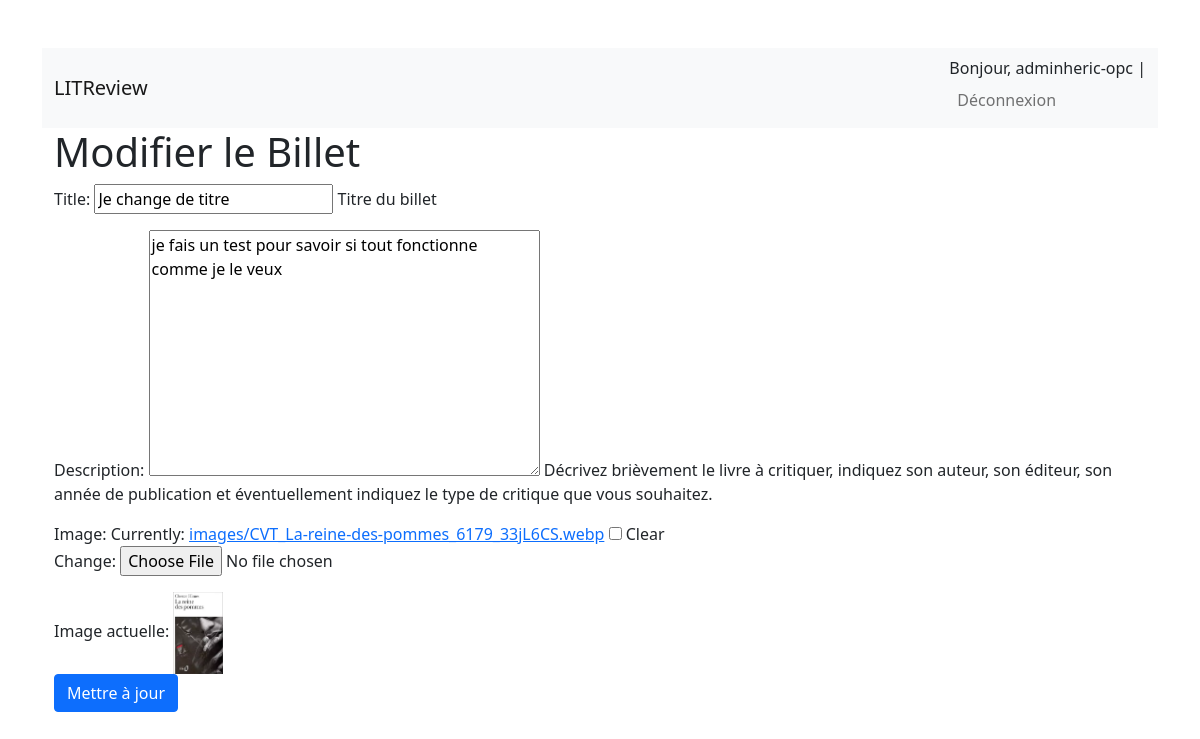
The app's page /feed/edit_ticket/6/ (signed in), older data.
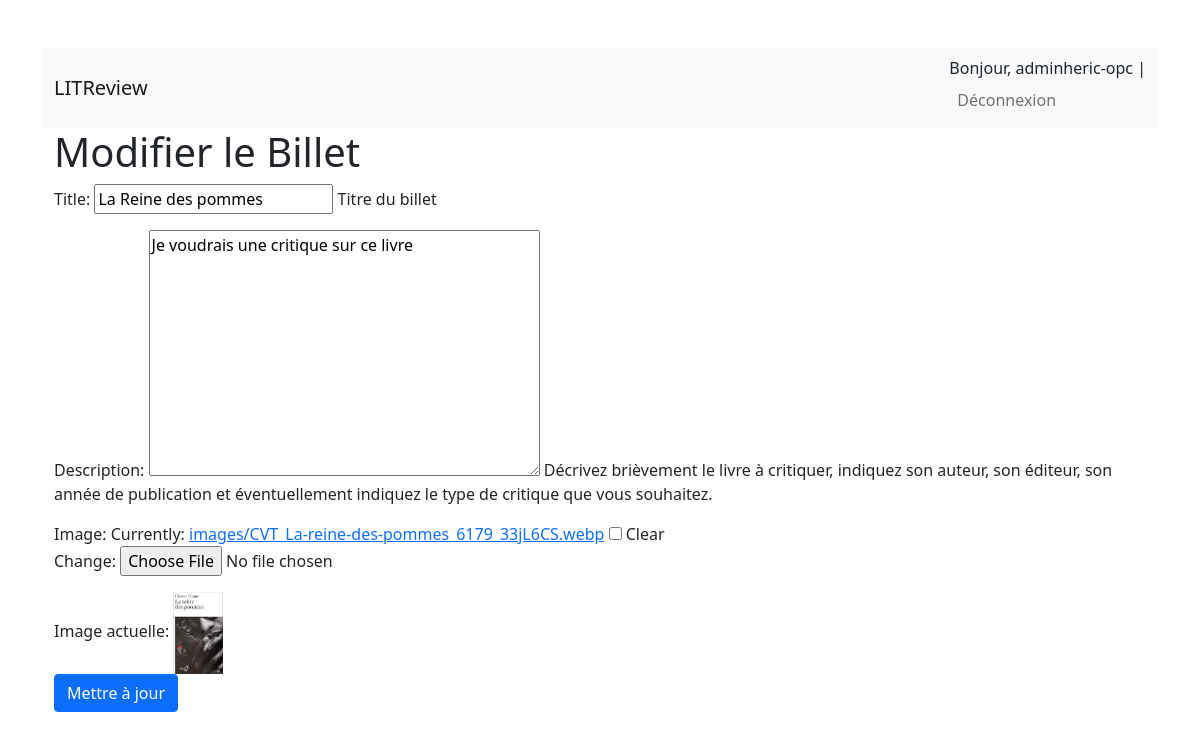
The same page, newer data.
### feed/models.py (models this page shows, shortened)
class Ticket(models.Model):
    title = models.CharField(max_length=128, help_text='Titre du billet')
    description = models.TextField(max_length=2048, blank=True,
                                   help_text='Décrivez brièvement le livre à critiquer, indiquez son auteur, son éditeur, son année de publication et éventuellement indiquez le type de critique que vous souhaitez.')
    user = models.ForeignKey(settings.AUTH_USER_MODEL, on_delete=models.CASCADE)
    image = models.ImageField(upload_to='images/', null=True, blank=True)
    time_created = models.DateTimeField(auto_now_add=True)

### feed/views.py (the view)
# urls.py: path('edit_ticket/<int:pk>/', TicketUpdateView.as_view(), name='edit_ticket'),
class TicketUpdateView(LoginRequiredMixin, UserPassesTestMixin, UpdateView):
    model = Ticket
    fields = ['title', 'description', 'image']
    template_name = 'feed/ticket_update_form.html'
    success_url = reverse_lazy('feed:ticket_list')
    def test_func(self):
        ticket = self.get_object()
        return ticket.user == self.request.user

### feed/templates/feed/ticket_update_form.html (shortened to what this page needs)
{% extends 'base.html' %}
{% block content %}
<div class="container">
    <h1>Modifier le Billet</h1>
    <form method="post" enctype="multipart/form-data">
        {{ form.as_p }}
        {% if object.image %}
        <div class="form-group">
            <label>Image actuelle:</label>
            <img src="{{ object.image.url }}" alt="current image {{ object.title }}" style="width: 50px;">
        </div>
        {% endif %}
        <button type="submit" class="btn btn-primary">Mettre à jour</button>
    </form>
</div>
{% endblock %}

Row changes from the older to the newer data that the page shows:
changed Ticket: title "Je change de titre" → "La Reine des pommes"; description "je fais un test pour savoir si tout fonctionne comme je le veux" → "Je voudrais une critique sur ce livre"
